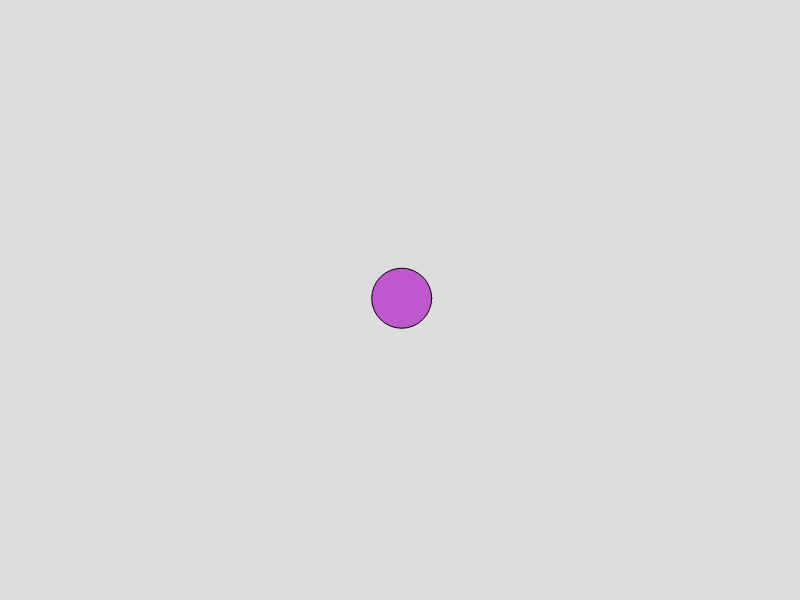
Frame 1 (no input)
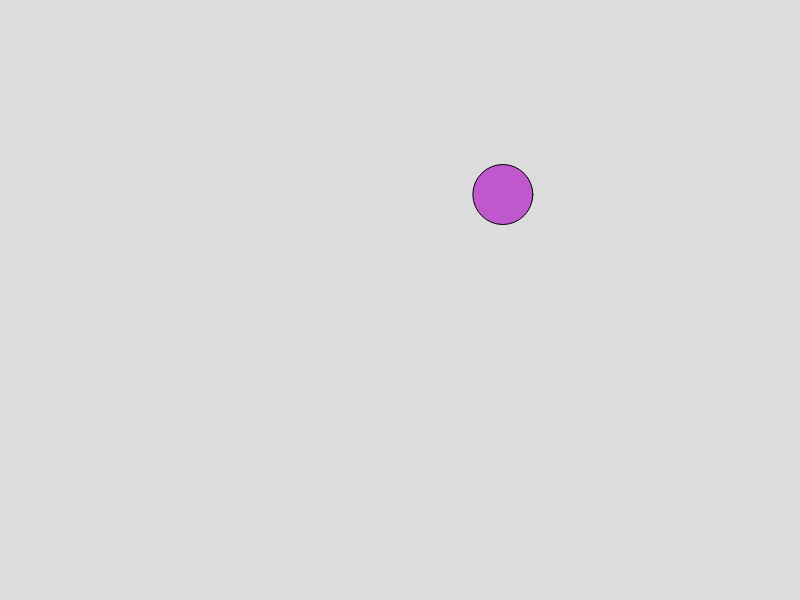
Frame 60 (no input)
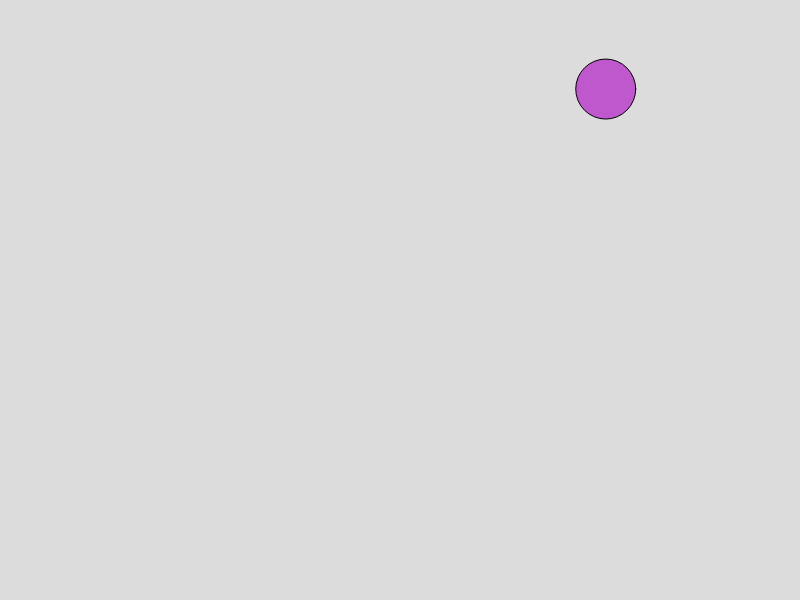
Frame 120 (the mouse pressed at the canvas centre since frame 60)

The p5.js sketch that drew these frames (run headless with seeded random() and noise() and a simulated clock; from frame 60 on, the mouse is pressed at the canvas centre):

// p5.js sketch
// ── sketch.js
let particles = []

function setup() {
    createCanvas(800, 600);

    particles.push(new Particle(width * 0.5, height * 0.5))
}

function draw() {
    background(220);

    particles.forEach((p)=>{
        p.move()
        p.display()
        p.reachOut(particles)
    })
}

function mouseReleased(event){
    particles.push(new Particle(mouseX, mouseY))
}

// ── particle.js
class Particle {
    constructor(_x, _y){
        this.pos = createVector(_x, _y)
        this.size = 60
        this.velocity = createVector(random(-4, 4), random(-3, 3))
        this.clr = color(random(255), random(255), random(255))

        this.friendliness = random(70, 250)
    }

    move(){
        this.pos.add(this.velocity)
        
        if(this.pos.x - this.size*0.5 <= 0){
            this.velocity.x *= -1
            this.pos.x = this.size*0.5
        }
        if(this.pos.x + this.size*0.5 >= width){
            this.velocity.x *= -1
            this.pos.x = width - this.size * 0.5
        }
        if(this.pos.y - this.size*0.5 <= 0){
            this.velocity.y *= -1
            this.pos.y = this.size * 0.5
        }
        if(this.pos.y + this.size*0.5 >= height){
            this.velocity.y *= -1
            this.pos.y = height - this.size * 0.5
        }
    }

    display(){
        fill(this.clr)
        circle(this.pos.x, this.pos.y, this.size)
    }

    reachOut(_allparticles){
        _allparticles.forEach((p) => {
            if(p === this) return;  // ← add this line
            if(this.pos.dist(p.pos) <= this.friendliness){
                stroke(255)
                line(this.pos.x, this.pos.y, p.pos.x, p.pos.y)
            }
        });
    }
}
